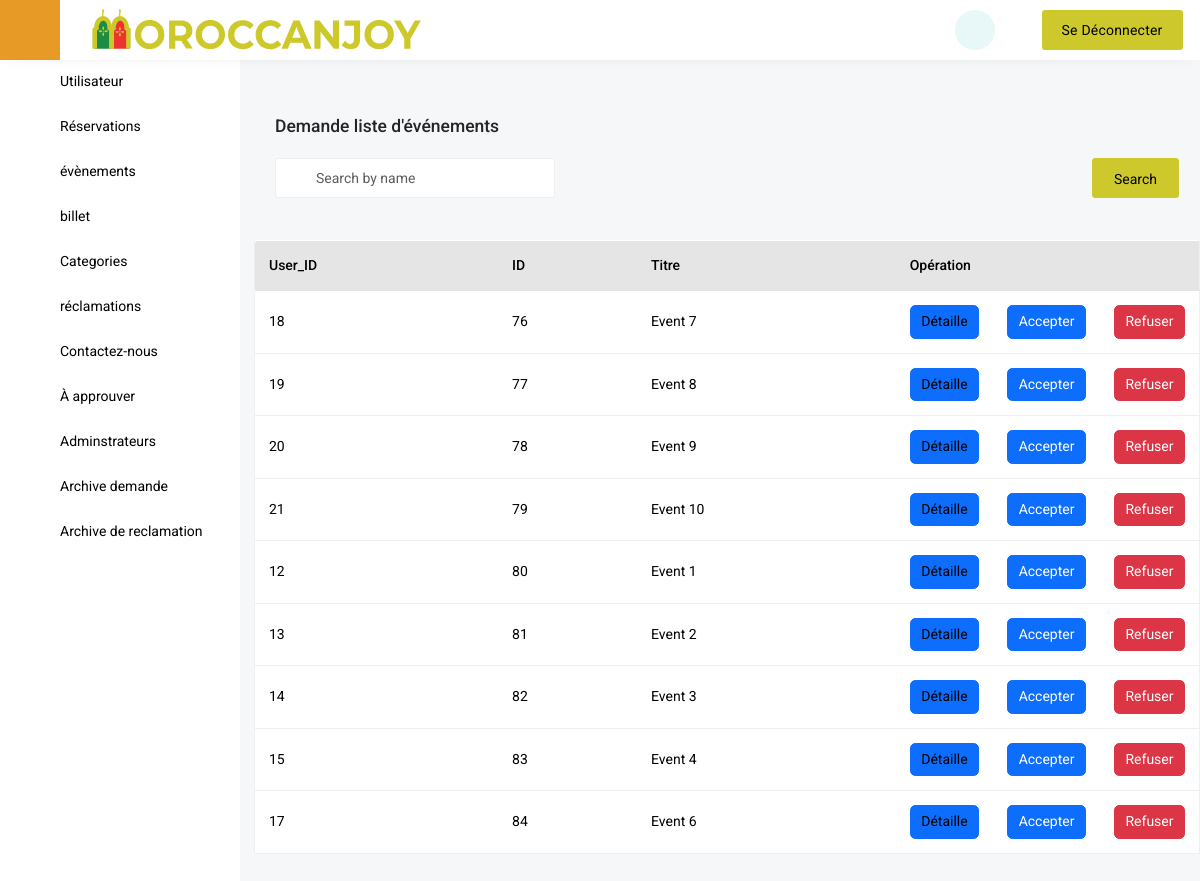
/Demande.php (signed in), run on an earlier commit of the app's database.
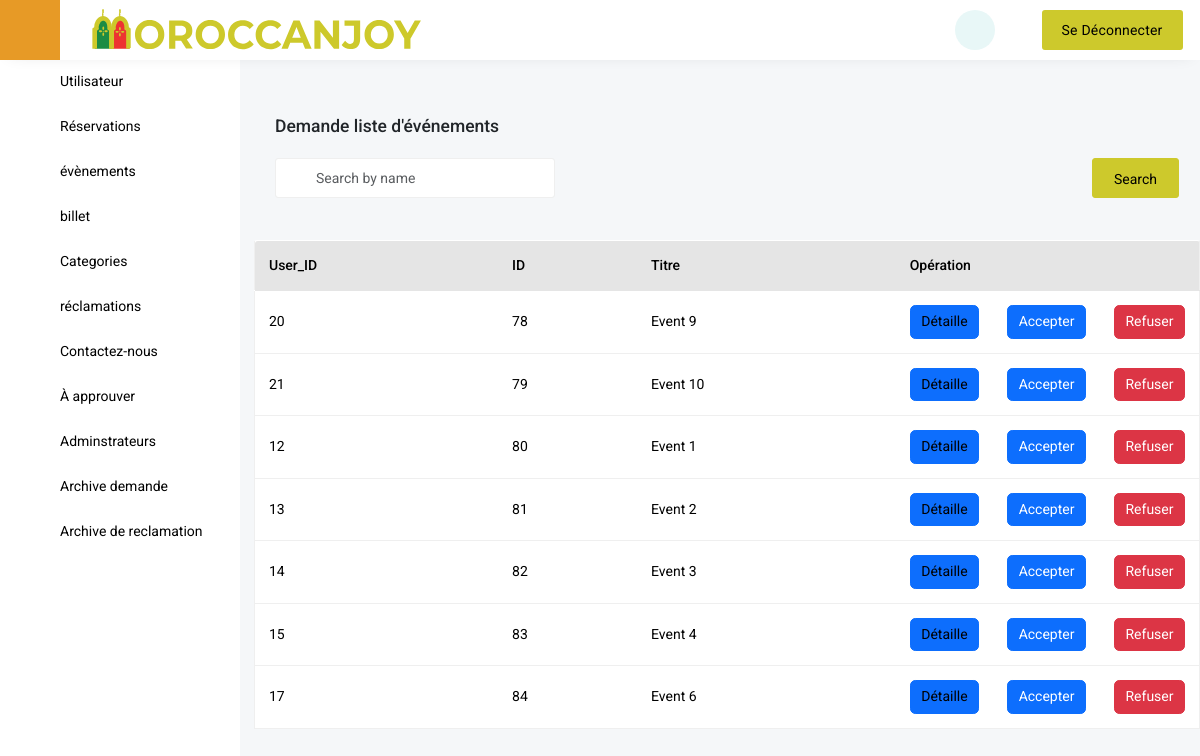
And on a later commit of the database.
### tables this page shows
CREATE TABLE `demande` (
  `event_id` int(11) NOT NULL,
  `n_event` varchar(50) NOT NULL,
  `event_date` varchar(200) NOT NULL,
  `event_time` varchar(50) NOT NULL,
  `event_duration` varchar(50) NOT NULL,
  `adress1` varchar(100) NOT NULL,
  `adress2` varchar(100) NOT NULL,
  `country` varchar(50) NOT NULL,
  `state` varchar(50) NOT NULL,
  `city` varchar(50) NOT NULL,
  `zip` varchar(80) NOT NULL,
  `description` varchar(300) NOT NULL,
  `image` varchar(250) NOT NULL,
  `gategorie` int(11) DEFAULT NULL,
  `P_tickts` int(11) NOT NULL,
  `N_tickts` int(11) NOT NULL,
  `User_id` int(11) NOT NULL
);

### Demande.php (the view, shortened to what the changed rows need)
<!DOCTYPE html>
<html lang="en" class="h-100">
	<head>
		<link href='vendor/unicons-2.0.1/css/unicons.css' rel='stylesheet'>
		<link href="css/style.css" rel="stylesheet">
		<link href="css/vertical-responsive-menu.min.css" rel="stylesheet">
		<link href="css/datepicker.min.css" rel="stylesheet">
		<link href="css/responsive.css" rel="stylesheet">
		<link href="css/night-mode.css" rel="stylesheet">
		<link href="vendor/fontawesome-free/css/all.min.css" rel="stylesheet">
		<link href="vendor/OwlCarousel/assets/owl.carousel.css" rel="stylesheet">
		<link href="vendor/OwlCarousel/assets/owl.theme.default.min.css" rel="stylesheet">
		<link href="vendor/bootstrap/css/bootstrap.min.css" rel="stylesheet">
		<link href="vendor/bootstrap-select/dist/css/bootstrap-select.min.css" rel="stylesheet">
	</head>
    <body class="d-flex flex-column h-100">
<div class="wrapper wrapper-body">
	<div class="tab-content">
		<div class="tab-pane fade active show" id="overview-tab" role="tabpanel">
			<div class="table-card mt-4">
				<div class="main-table">
					<div class="table-responsive">
						<table class="table">
							<thead class="thead-dark">
								<tr>
                                    <th scope="col">User_ID</th>
									<th scope="col">ID</th>
									<th scope="col" >Titre</th>
									<th scope="col" colspan="3" class="w-25">Opération</th>
								</tr>
							</thead>
							<tbody>
							<?php
							if(isset($_POST['sear'])){
								require_once "connect/DataBase.php";
								$sr = $_POST['crs'];
								$demandes= $connection->query("SELECT * FROM demande WHERE event_id like '%$sr%' or n_event like '%$sr%' or P_tickts like '%$sr%' or zip like '%$sr%' or city like '%$sr%' or country like '%$sr%' or `description` like '%$sr%' or adress2 like '%$sr%' or event_duration like '%$sr%'  or event_date like '%$sr%' or event_time like '%$sr%' or adress1 like '%$sr%'")->fetchAll(PDO::FETCH_ASSOC);
								foreach($demandes as $demande){
							?>
<tr>
								<td><?php echo $demande['User_id']?></td>
									<td><?php echo $demande['event_id']?></td>
									<td><?php echo $demande['n_event']?></td>
									<td><span class="action-btn btn btn-primary"><a href="demande_detaille.php?id=<?php echo $demande['event_id']?>" >Détaille</a></span></td>
                                    <td><span class="action-btn"><a  href="accepter_demande.php?id=<?php echo $demande['event_id']?>" ><button class="btn btn-primary">Accepter</button></a><td><span class="action-btn"><a href="refuser.php?id=<?php echo $demande['event_id']?>" onclick= "return confirm( 'Voulez vous vraiment Refuser le event <?php echo $demande['n_event']?>' );"><button class="btn btn-danger">Refuser</button></a></span></td></td>
								</tr>
								<?php
																		}
																	?>
							<?php
							}else{
							?>
							<?php
								require_once "connect/DataBase.php";
						$demandes= $connection->query('SELECT * FROM `demande`')->fetchAll(PDO::FETCH_ASSOC);
						foreach($demandes as $demande){
																	?>
								<tr>
								<td><?php echo $demande['User_id']?></td>
									<td><?php echo $demande['event_id']?></td>
									<td><?php echo $demande['n_event']?></td>
									<td><span class="action-btn btn btn-primary"><a href="demande_detaille.php?id=<?php echo $demande['event_id']?>" >Détaille</a></span></td>
                                    <td><span class="action-btn"><a  href="accepter_demande.php?id=<?php echo $demande['event_id']?>" ><button class="btn btn-primary">Accepter</button></a>
									<td><span class="action-btn"><a href="refuser.php?id=<?php echo $demande['event_id']?>" onclick= "return confirm( 'Voulez vous vraiment Refuser le event <?php echo $demande['n_event']?>' );"><button class="btn btn-danger">Refuser</button></a></span></td></td>
								</tr>
								<?php
																		}
																	?>
								<?php
																		}
																	?>
							</tbody>
						</table>
					</div>
				</div>
			</div>
		</div>
    </div>
</div>
</body>
</html>

What changed in the data, as far as the page shows it:
removed demande: User "18", event_id "76", n_event "Event 7"
removed demande: User "19", event_id "77", n_event "Event 8"
